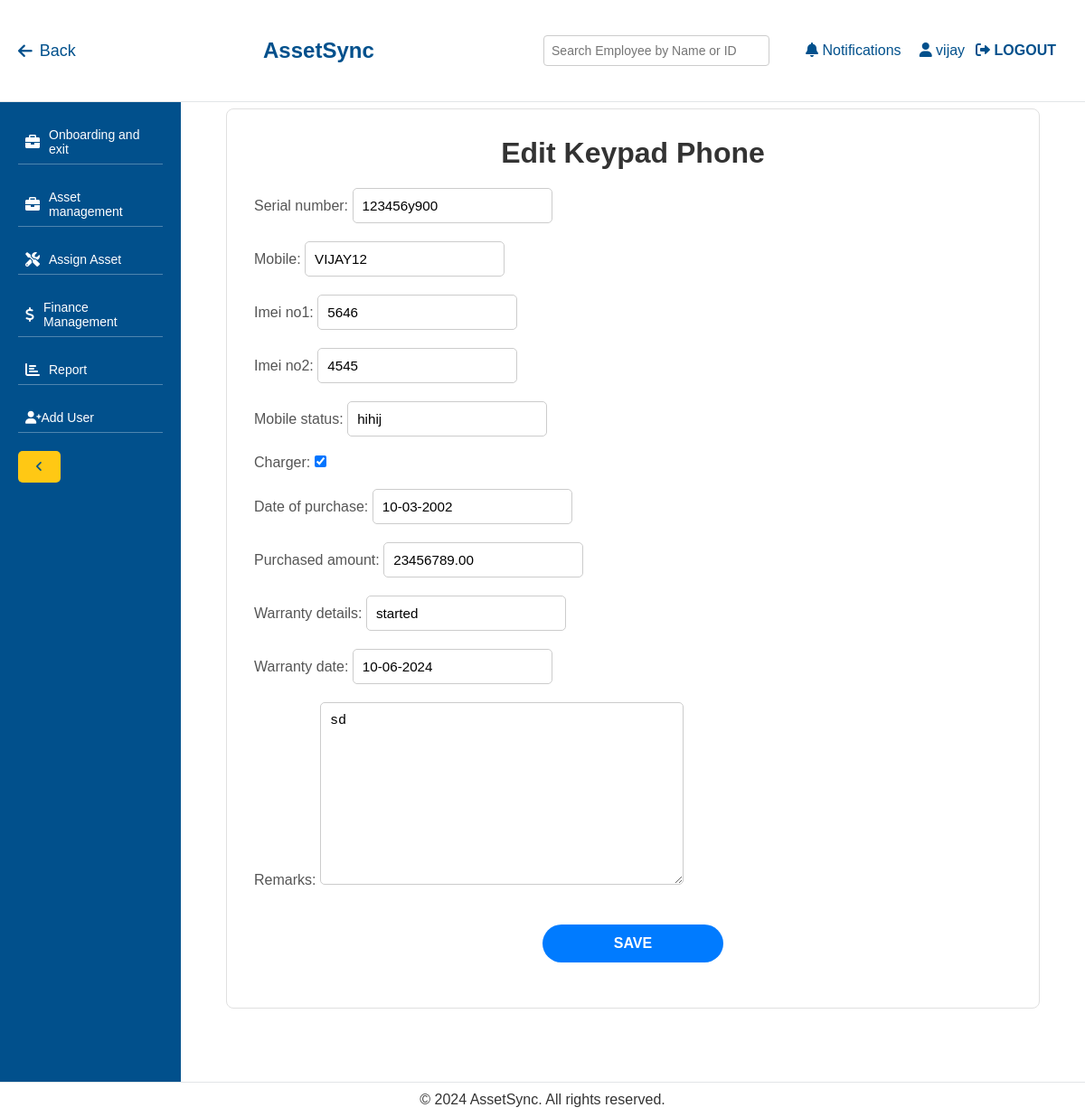
The page /edit-keypadphone/2/ (signed in) on the database its author committed.
### management/models.py (models this page shows, shortened)
class KeypadPhone(models.Model):
    serial_number = models.CharField(max_length=100)
    mobile = models.CharField(max_length=100)
    imei_no1 = models.CharField(max_length=50)
    imei_no2 = models.CharField(max_length=50)
    mobile_status = models.CharField(max_length=50)
    charger = models.BooleanField(default=False)
    date_of_purchase = models.DateField()
    purchased_amount = models.DecimalField(max_digits=10, decimal_places=2)
    warranty_details = models.CharField(max_length=255)
    warranty_date = models.DateField()
    remarks = models.TextField(blank=True, null=True)
    employee = models.ForeignKey(Employee, on_delete=models.SET_NULL, null=True, blank=True, related_name='keypad_phones')

### management/views.py (the view)
# urls.py: path('edit-keypadphone/<int:keypadphone_id>/', views.edit_keypadphone, name='edit_keypadphone'),
@login_required
def edit_keypadphone(request, keypadphone_id):
    keypadphone = get_object_or_404(KeypadPhone, pk=keypadphone_id)
    if request.method == 'POST':
        form = KeypadPhoneForm(request.POST, instance=keypadphone)
        if form.is_valid():
            form.save()
            return redirect('view_keypadphones')
    else:
        if keypadphone.date_of_purchase:
            keypadphone.date_of_purchase = keypadphone.date_of_purchase.strftime('%d-%m-%Y')
        if keypadphone.warranty_date:
            keypadphone.warranty_date = keypadphone.warranty_date.strftime('%d-%m-%Y')
        form = KeypadPhoneForm(instance=keypadphone)
    return render(request, 'management/edit_keypadphone.html', {'form': form})

### management/templates/management/edit_keypadphone.html (shortened to what this page needs)
{% extends 'management/base.html' %}
{% block content %}
<div class="container">
    <h2>Edit Keypad Phone</h2>
    <form method="post">
        {{ form.as_p }}
        <button type="submit">Save</button>
    </form>
</div>
{% endblock %}

### management/templates/management/base.html (shortened to what this page needs)
{% load static %}
<!DOCTYPE html>
<html lang="en">
<head>
    <link rel="stylesheet" href="https://cdnjs.cloudflare.com/ajax/libs/font-awesome/6.0.0-beta3/css/all.min.css">
</head>
<body>
    <header>
        <a href="javascript:history.back()" class="back-btn"><i class="fas fa-arrow-left"></i> Back</a>
        <h1>AssetSync</h1>
        <div class="user-options">
            <div class="search-box">
                <input type="text" id="employeeSearch" placeholder="Search Employee by Name or ID" oninput="searchEmployee()">
            </div>
            <a href="#"><i class="fas fa-bell"></i> Notifications</a>
            <a href="#"><i class="fas fa-user"></i> {{ request.user.username }}</a>
            <form id="logout-form" action="{% url 'logout' %}" method="post" style="display:inline;">
                <button type="submit" class="btn" style="background:none; border:none; color: var(--primary-color); font-size: 16px; cursor: pointer;">
                    <i class="fas fa-sign-out-alt"></i> Logout
                </button>
            </form>
        </div>
    </header>
    <aside id="sidebar">
        <nav>
            <ul>
                <li class="{% if request.resolver_match.url_name == 'dashboard' %}active{% endif %}">
                    <a href="{% url 'dashboard' %}"> <span class="text">Dashboard</span></a>
                </li>
                <li>
                    <a href="#" onclick="toggleDropdown(event)"><i class="fas fa-briefcase icon"></i> <span class="text">Onboarding and exit</span></a>
                </li>
                <li>
                    <a href="#" onclick="toggleDropdown(event)"><i class="fas fa-briefcase icon"></i> <span class="text">Asset management</span></a>
                </li>
                <li><a href="{% url 'assign_asset' %}"><i class="fas fa-tools icon"></i> <span class="text">Assign Asset</span></a></li>
                <li><a href="{% url 'finance_module' %}"><i class="fas fa-dollar-sign icon"></i> <span class="text">Finance Management</span></a></li>
                <li><a href="{% url 'report' %}"><i class="fas fa-chart-bar icon"></i> <span class="text">Report</span></a></li>
                <li><a href="{% url 'add_user' %}"><i class="fas fa-user-plus"></i> Add User</a></li>
            </ul>
        </nav>
        <button class="toggle-btn" onclick="toggleSidebar()"><i class="fas fa-angle-left"></i></button>
    </aside>
    <main>
        {% block content %}{% endblock %}
    </main>
    <footer>
        <p>&copy; 2024 AssetSync. All rights reserved.</p>
    </footer>
</body>
</html>

### management/templates/management/base.html (style rules this page uses)
:root { --primary-color: #01508c; --secondary-color: #ffc814; --light-blue-color: #e9f7ff; --white-color: #ffffff; --text-color: #333333; --line-color: rgba(255, 255, 255, 0.3); --collapsed-width: 50px; --expanded-width: 200px; --dropdown-bg-color: #ffffff; --dropdown-hover-bg-color: #f1f1f1; --dropdown-border-color: #e0e0e0; }
* { margin: 0; padding: 0; box-sizing: border-box; }
body { font-family: Arial, sans-serif; background-color: var(--light-blue-color); color: var(--text-color); }
header { position: fixed; top: 0; left: 0; width: 100%; background-color: var(--white-color); border-bottom: 1px solid #e2e5e8; padding: 15px 20px; display: flex; justify-content: space-between; align-items: center; z-index: 1000; }
header h1 { color: var(--primary-color); font-size: 24px; }
header .user-options { display: flex; align-items: center; }
header .user-options a { color: var(--primary-color); margin-left: 20px; text-decoration: none; font-size: 16px; transition: color 0.3s; }
.search-box { position: relative; margin-right: 20px; }
.search-box input[type="text"] { padding: 8px; font-size: 14px; width: 250px; border-radius: 4px; border: 1px solid #ccc; }
.back-btn { font-size: 18px; margin-right: 20px; cursor: pointer; color: var(--primary-color); text-decoration: none; display: flex; align-items: center; }
.back-btn i { margin-right: 8px; }
aside { position: fixed; top: 60px; bottom: 0; left: 0; width: var(--expanded-width); background-color: var(--primary-color); color: var(--white-color); padding: 20px; overflow-y: auto; transition: width 0.3s ease; z-index: 999; }
aside nav ul { list-style-type: none; }
aside nav ul li { margin-bottom: 20px; position: relative; }
aside nav ul li a { color: var(--white-color); text-decoration: none; display: flex; align-items: center; padding: 8px; font-size: 14px; background-color: var(--primary-color); border-bottom: 1px solid var(--line-color); transition: background-color 0.3s, color 0.3s; }
aside nav ul li a .icon { margin-right: 10px; font-size: 16px; }
main { margin-left: var(--expanded-width); padding: 80px 20px; min-height: 100vh; background-color: var(--white-color); transition: margin-left 0.3s ease; }
footer { position: fixed; bottom: 0; left: 0; width: 100%; background-color: var(--white-color); border-top: 1px solid #e2e5e8; color: var(--text-color); text-align: center; padding: 10px 0; z-index: 1000; }
button, .btn { background-color: var(--secondary-color); color: var(--primary-color); border: none; padding: 10px 20px; border-radius: 5px; cursor: pointer; transition: background-color 0.3s, color 0.3s; }
aside { overflow-y: auto; }

### management/templates/management/edit_keypadphone.html (style rules this page uses)
body { font-family: 'Poppins', sans-serif; background-color: #f8f9fb; margin: 0; padding: 0; }
.container { max-width: 900px; margin: 40px auto; padding: 30px; background-color: #ffffff; border-radius: 8px; border: 1px solid #e0e0e0; }
h2 { font-size: 2rem; color: #333; font-weight: 600; text-align: center; margin-bottom: 20px; }
form { display: flex; flex-direction: column; gap: 20px; }
label { font-weight: 500; color: #555; margin-bottom: 5px; }
input, select, textarea { padding: 10px; border: 1px solid #ccc; border-radius: 5px; font-size: 0.95rem; transition: border-color 0.3s; box-sizing: border-box; }
button[type="submit"] { display: block; width: 100%; max-width: 200px; margin: 20px auto; padding: 12px; background-color: #007bff; color: #ffffff; border: none; border-radius: 25px; font-size: 1rem; font-weight: 600; text-transform: uppercase; cursor: pointer; text-align: center; transition: background-color 0.3s, transform 0.3s; }
textarea { resize: vertical; min-height: 80px; }

### rows shown on the page
KeypadPhone: serial_number "123456y900", mobile "VIJAY12", imei_no1 "5646", imei_no2 "4545", mobile_status "hihij", charger "☑", date_of_purchase "10-03-2002", purchased_amount "23456789.00", warranty_details "started", warranty_date "10-06-2024", remarks "sd"

### other values the page prints
{{ request.user.username }} "vijay"
